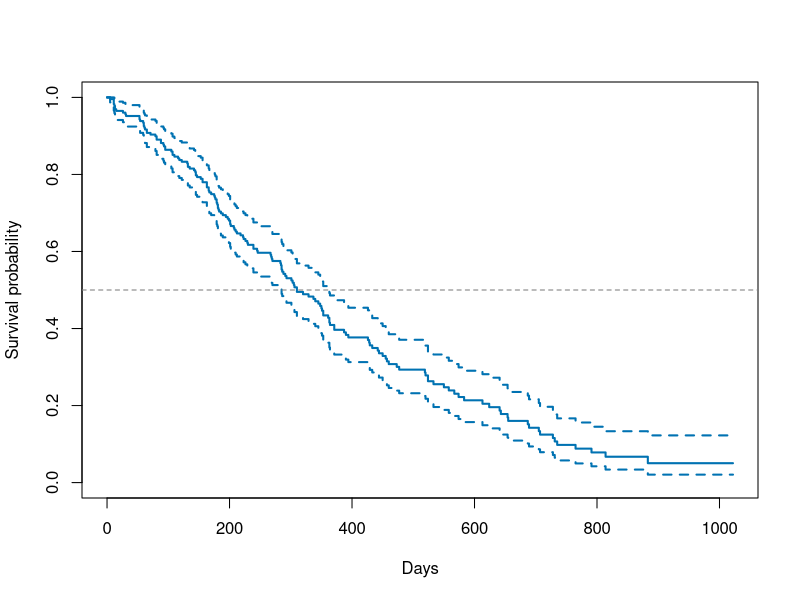
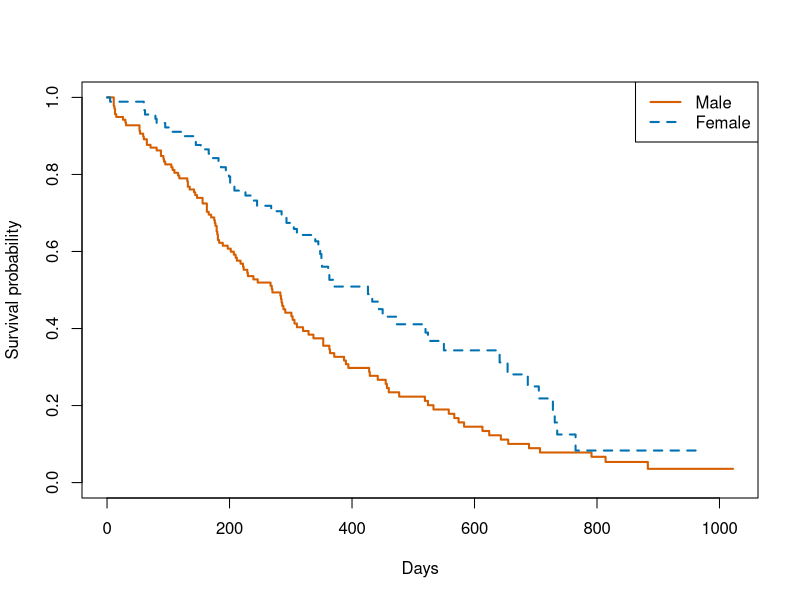

These figures' R source, in order:
## ---- chunk 1
library(survival)
library(ggplot2)
library(kableExtra)
## ---- chunk 2
#| label: tbl-desc
#| tbl-cap: "Baseline characteristics of the lung cancer cohort."

data.frame(
  Variable  = c("Age, mean (SD)", "Male sex, n (%)", "Deaths, n (%)"),
  Value     = c(
    paste0(round(mean(lung$age, na.rm=TRUE), 1),
           " (", round(sd(lung$age, na.rm=TRUE), 1), ")"),
    paste0(sum(lung$sex==1, na.rm=TRUE),
           " (", round(mean(lung$sex==1, na.rm=TRUE)*100, 1), "%)"),
    paste0(sum(lung$status==2, na.rm=TRUE),
           " (", round(mean(lung$status==2, na.rm=TRUE)*100, 1), "%)")
  )
) |>
  kable(booktabs = TRUE) |>
  kable_styling(latex_options = "hold_position")
## ---- chunk 3
#| label: fig-km
#| fig-cap: "Overall Kaplan-Meier survival curve."
#| fig-width: 5
#| fig-height: 3.5

km <- survfit(Surv(time, status == 2) ~ 1, data = lung)
plot(km, xlab = "Days", ylab = "Survival probability",
     col = "#0072B2", lwd = 2, conf.int = TRUE)
abline(h = 0.5, lty = 2, col = "grey50")
## ---- chunk 4
#| label: fig-km-sex
#| fig-cap: "Kaplan-Meier curves stratified by sex."
#| fig-width: 5
#| fig-height: 3.5

km_sex <- survfit(Surv(time, status == 2) ~ sex, data = lung)
plot(km_sex,
     xlab = "Days", ylab = "Survival probability",
     col = c("#D55E00", "#0072B2"), lwd = 2,
     lty = 1:2, conf.int = FALSE)
legend("topright", legend = c("Male", "Female"),
       col = c("#D55E00", "#0072B2"), lwd = 2, lty = 1:2)
## ---- chunk 5
#| label: tbl-cox
#| tbl-cap: "Cox model: hazard ratios with 95% confidence intervals."

fit <- coxph(Surv(time, status==2) ~ age + sex + ph.ecog, data=lung)

broom::tidy(fit, exponentiate = TRUE, conf.int = TRUE) |>
  dplyr::select(term, estimate, conf.low, conf.high, p.value) |>
  dplyr::mutate(dplyr::across(where(is.numeric), \(x) round(x, 3))) |>
  kable(booktabs = TRUE,
        col.names = c("Variable", "HR", "95% CI Low",
                      "95% CI High", "p-value")) |>
  kable_styling(latex_options = "hold_position")
